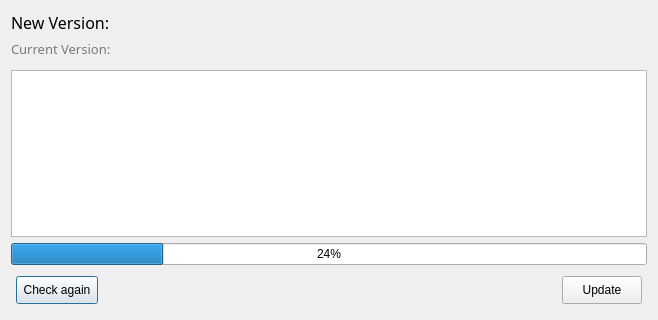
<?xml version="1.0" encoding="UTF-8"?>
<ui version="4.0">
 <class>UpdateDialog</class>
 <widget class="QDialog" name="UpdateDialog">
  <property name="geometry">
   <rect>
    <x>0</x>
    <y>0</y>
    <width>658</width>
    <height>320</height>
   </rect>
  </property>
  <property name="windowTitle">
   <string>UpdateDialog</string>
  </property>
  <property name="styleSheet">
   <string notr="true"/>
  </property>
  <layout class="QVBoxLayout" name="verticalLayout">
   <item>
    <widget class="QLabel" name="label_newVer">
     <property name="font">
      <font>
       <family>Adobe Heiti Std</family>
       <pointsize>12</pointsize>
      </font>
     </property>
     <property name="text">
      <string>New Version:</string>
     </property>
    </widget>
   </item>
   <item>
    <widget class="QLabel" name="label_ver">
     <property name="font">
      <font>
       <family>Adobe Heiti Std</family>
       <pointsize>10</pointsize>
      </font>
     </property>
     <property name="styleSheet">
      <string notr="true">color: rgb(122, 122, 122);</string>
     </property>
     <property name="text">
      <string>Current Version:</string>
     </property>
    </widget>
   </item>
   <item>
    <layout class="QVBoxLayout" name="verticalLayout_2">
     <property name="spacing">
      <number>6</number>
     </property>
     <property name="sizeConstraint">
      <enum>QLayout::SetDefaultConstraint</enum>
     </property>
     <property name="topMargin">
      <number>6</number>
     </property>
    </layout>
   </item>
   <item>
    <widget class="QTextBrowser" name="textBrowser">
     <property name="styleSheet">
      <string notr="true"/>
     </property>
     <property name="html">
      <string>&lt;!DOCTYPE HTML PUBLIC &quot;-//W3C//DTD HTML 4.0//EN&quot; &quot;http://www.w3.org/TR/REC-html40/strict.dtd&quot;&gt;
&lt;html&gt;&lt;head&gt;&lt;meta name=&quot;qrichtext&quot; content=&quot;1&quot; /&gt;&lt;style type=&quot;text/css&quot;&gt;
p, li { white-space: pre-wrap; }
&lt;/style&gt;&lt;/head&gt;&lt;body style=&quot; font-family:'微软雅黑'; font-size:10pt; font-weight:400; font-style:normal;&quot;&gt;
&lt;p style=&quot; margin-top:0px; margin-bottom:0px; margin-left:0px; margin-right:0px; -qt-block-indent:0; text-indent:0px;&quot;&gt;                            &lt;/p&gt;
&lt;p style=&quot; margin-top:0px; margin-bottom:0px; margin-left:0px; margin-right:0px; -qt-block-indent:0; text-indent:0px;&quot;&gt;                        &lt;/p&gt;&lt;/body&gt;&lt;/html&gt;</string>
     </property>
    </widget>
   </item>
   <item>
    <widget class="QProgressBar" name="progressBar">
     <property name="value">
      <number>24</number>
     </property>
    </widget>
   </item>
   <item>
    <widget class="QWidget" name="widget" native="true">
     <layout class="QHBoxLayout" name="horizontalLayout">
      <property name="spacing">
       <number>5</number>
      </property>
      <property name="leftMargin">
       <number>5</number>
      </property>
      <property name="topMargin">
       <number>5</number>
      </property>
      <property name="rightMargin">
       <number>5</number>
      </property>
      <property name="bottomMargin">
       <number>5</number>
      </property>
      <item>
       <widget class="QPushButton" name="btn_recheck">
        <property name="minimumSize">
         <size>
          <width>0</width>
          <height>28</height>
         </size>
        </property>
        <property name="text">
         <string> Check again </string>
        </property>
       </widget>
      </item>
      <item>
       <spacer name="horizontalSpacer">
        <property name="orientation">
         <enum>Qt::Horizontal</enum>
        </property>
        <property name="sizeHint" stdset="0">
         <size>
          <width>40</width>
          <height>20</height>
         </size>
        </property>
       </spacer>
      </item>
      <item>
       <widget class="QPushButton" name="btn_update">
        <property name="minimumSize">
         <size>
          <width>0</width>
          <height>28</height>
         </size>
        </property>
        <property name="text">
         <string>Update</string>
        </property>
       </widget>
      </item>
     </layout>
    </widget>
   </item>
  </layout>
 </widget>
 <resources/>
 <connections/>
</ui>
